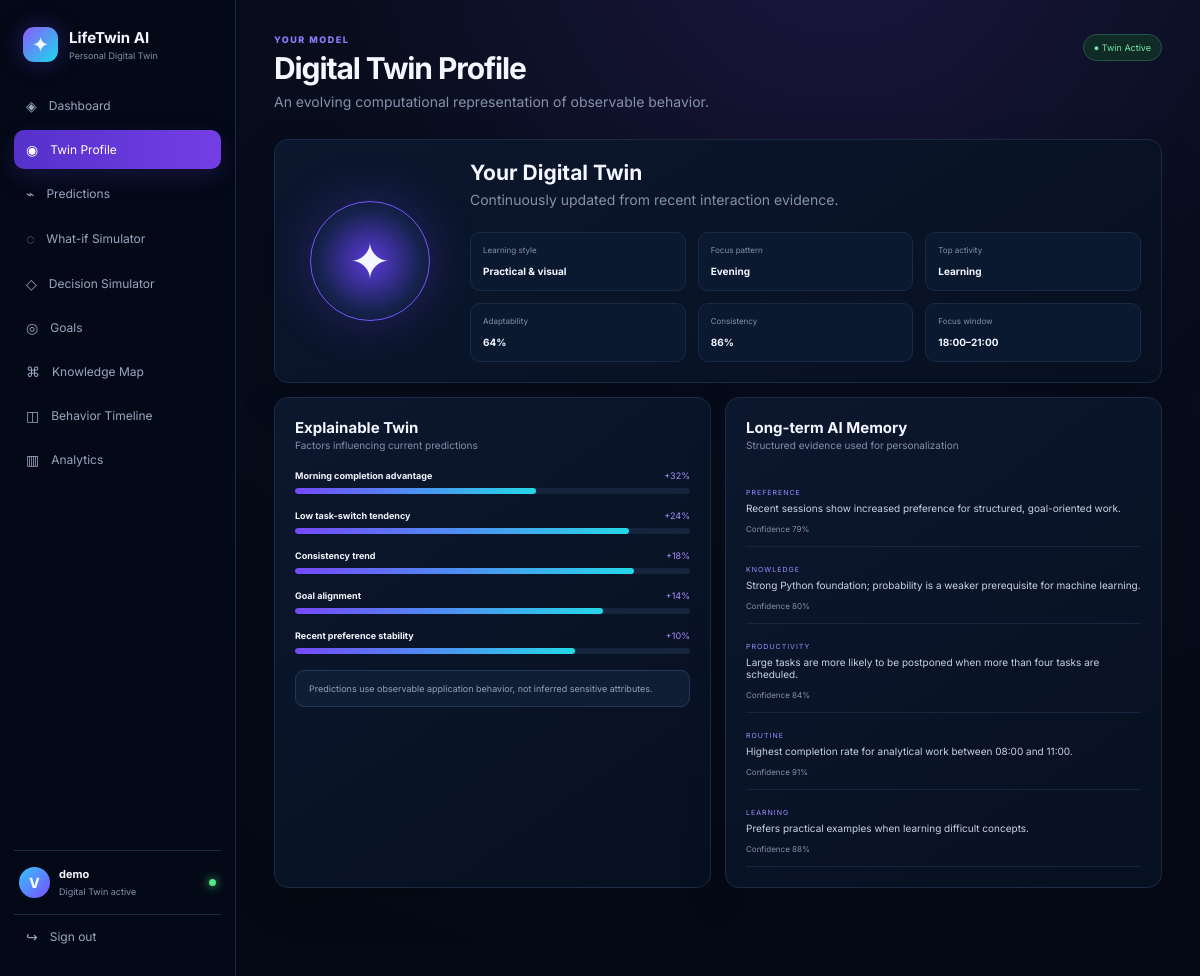
The app's page /twin (signed in) with its own data.
### tables this page shows
CREATE TABLE interactions (
 id INTEGER PRIMARY KEY AUTOINCREMENT,
 user_id INTEGER NOT NULL,
 event_date TEXT NOT NULL,
 task_type TEXT NOT NULL,
 duration_min REAL NOT NULL,
 task_switches INTEGER NOT NULL,
 completed INTEGER NOT NULL,
 difficulty INTEGER NOT NULL,
 help_requests INTEGER NOT NULL,
 hour INTEGER NOT NULL,
 FOREIGN KEY(user_id) REFERENCES users(id)
);

CREATE TABLE memories (
 id INTEGER PRIMARY KEY AUTOINCREMENT,
 user_id INTEGER NOT NULL,
 memory_type TEXT NOT NULL,
 content TEXT NOT NULL,
 confidence REAL NOT NULL DEFAULT .7,
 created_at TEXT DEFAULT CURRENT_TIMESTAMP,
 FOREIGN KEY(user_id) REFERENCES users(id)
);

### app/routes.py (the view)
@main.route("/twin")
@login_required
def twin():
    con=db();uid=session["uid"];p=profile(con,uid);f=factors(con,uid);mem=[dict(x) for x in con.execute("SELECT * FROM memories WHERE user_id=? ORDER BY id DESC",[uid]).fetchall()];con.close()
    return render_template("twin.html",profile=p,factors=f,memories=mem)

### app/db.py (called while the page is built)
def connect(path):
    con = sqlite3.connect(path)
    con.row_factory = sqlite3.Row
    return con

### app/routes.py (called while the page is built)
def db():
    from flask import current_app
    return connect(current_app.config["DATABASE"])

def login_required(fn):
    @wraps(fn)
    def wrapper(*a,**kw):
        return fn(*a,**kw) if "uid" in session else redirect(url_for("main.login"))
    return wrapper

@main.app_context_processor
def globals():
    return {"app_name":"LifeTwin AI","username":session.get("username","")}

### app/services.py (called while the page is built, shortened)
def get_df(con,uid):
    return pd.read_sql_query(
        "SELECT * FROM interactions WHERE user_id=? ORDER BY event_date",con,params=[uid]
    )

def clamp(x,lo=0,hi=1):
    return max(lo,min(hi,float(x)))

def factors(con,uid):
    p=profile(con,uid)
    return [
        ("Morning completion advantage",.86 if p["focus_pattern"]=="Morning" else .61,"+32%"),
        ("Low task-switch tendency",clamp(1-p["avg_switches"]/10),"+24%"),
        ("Consistency trend",p["consistency"],"+18%"),
        ("Goal alignment",.78,"+14%"),
        ("Recent preference stability",.71,"+10%")
    ]

### templates/twin.html
{% extends "base.html" %}{% block content %}
<header class="topbar"><div><div class="eyebrow">YOUR MODEL</div><h1>Digital Twin Profile</h1><p class="muted">An evolving computational representation of observable behavior.</p></div><span class="status-pill">● Twin Active</span></header>
<section class="panel twin-hero"><div class="twin-avatar"><div class="orb">✦</div></div><div class="twin-main"><h2>Your Digital Twin</h2><p class="muted">Continuously updated from recent interaction evidence.</p>
<div class="trait-grid">
<div><span>Learning style</span><b>{{profile.learning_style}}</b></div><div><span>Focus pattern</span><b>{{profile.focus_pattern}}</b></div><div><span>Top activity</span><b>{{profile.top_task}}</b></div><div><span>Adaptability</span><b>{{(profile.adaptability*100)|round|int}}%</b></div><div><span>Consistency</span><b>{{(profile.consistency*100)|round|int}}%</b></div><div><span>Focus window</span><b>{{profile.focus_window}}</b></div>
</div></div></section>
<section class="grid-2"><div class="panel"><div class="panel-head"><div><h2>Explainable Twin</h2><p class="muted">Factors influencing current predictions</p></div></div>
{% for name,val,weight in factors %}<div class="factor"><div><b>{{name}}</b><span>{{weight}}</span></div><div class="factor-bar"><i style="width:{{val*100}}%"></i></div></div>{% endfor %}
<div class="notice">Predictions use observable application behavior, not inferred sensitive attributes.</div></div>
<div class="panel"><div class="panel-head"><div><h2>Long-term AI Memory</h2><p class="muted">Structured evidence used for personalization</p></div></div>
{% for m in memories[:7] %}<div class="memory"><span>{{m.memory_type|upper}}</span><p>{{m.content}}</p><small>Confidence {{(m.confidence*100)|round|int}}%</small></div>{% endfor %}</div></section>{% endblock %}

### templates/base.html (shortened to what this page needs)
<!doctype html>
<html lang="en"><head>
<link rel="stylesheet" href="{{url_for('static',filename='css/style.css')}}">
</head><body>
<div class="app-shell">
<aside class="sidebar">
<div class="brand"><div class="brand-mark">✦</div><div><strong>LifeTwin AI</strong><span>Personal Digital Twin</span></div></div>
{% if session.get('uid') %}
<nav>
<a href="{{url_for('main.dashboard')}}" class="{{'active' if request.endpoint=='main.dashboard' else ''}}">◈ <span>Dashboard</span></a>
<a href="{{url_for('main.twin')}}" class="{{'active' if request.endpoint=='main.twin' else ''}}">◉ <span>Twin Profile</span></a>
<a href="{{url_for('main.predictions')}}" class="{{'active' if request.endpoint=='main.predictions' else ''}}">⌁ <span>Predictions</span></a>
<a href="{{url_for('main.whatif')}}" class="{{'active' if request.endpoint=='main.whatif' else ''}}">◌ <span>What-if Simulator</span></a>
<a href="{{url_for('main.decision')}}" class="{{'active' if request.endpoint=='main.decision' else ''}}">◇ <span>Decision Simulator</span></a>
<a href="{{url_for('main.goals_page')}}" class="{{'active' if request.endpoint=='main.goals_page' else ''}}">◎ <span>Goals</span></a>
<a href="{{url_for('main.knowledge')}}" class="{{'active' if request.endpoint=='main.knowledge' else ''}}">⌘ <span>Knowledge Map</span></a>
<a href="{{url_for('main.timeline_page')}}" class="{{'active' if request.endpoint=='main.timeline_page' else ''}}">◫ <span>Behavior Timeline</span></a>
<a href="{{url_for('main.analytics_page')}}" class="{{'active' if request.endpoint=='main.analytics_page' else ''}}">▥ <span>Analytics</span></a>
</nav>
<div class="sidebar-bottom"><div class="user-mini"><div class="avatar">V</div><div><b>{{username}}</b><span>Digital Twin active</span></div><i></i></div><a class="logout" href="{{url_for('main.logout')}}">↪ <span>Sign out</span></a></div>
{% endif %}
</aside>
<main class="main">
{% block content %}{% endblock %}
</main></div>
<script src="{{url_for('static',filename='js/app.js')}}"></script></body></html>

### static/css/style.css (style rules this page uses)
:root { --bg:#050b19;--panel:#0a1428;--line:#1b2a45;--text:#f4f7ff;--muted:#8491aa;--purple:#7c4dff;--cyan:#27d7ef;--green:#57e389;--red:#ff667d;--amber:#f3b64f }
* { box-sizing:border-box }
body { margin:0;background:radial-gradient(circle at 70% -10%,#1c1740 0,#070d1c 38%,#040813 100%);color:var(--text);font-family:Inter,system-ui,sans-serif;font-size:14px }
.app-shell { display:flex;min-height:100vh }
.sidebar { width:236px;background:rgba(4,10,23,.94);border-right:1px solid var(--line);padding:22px 14px;position:fixed;inset:0 auto 0 0;z-index:5 }
.brand { display:flex;align-items:center;gap:11px;padding:5px 9px 24px }
.brand-mark { width:35px;height:35px;border-radius:11px;background:linear-gradient(135deg,#8b5cf6,#1bd8ef);display:grid;place-items:center;font-size:21px;box-shadow:0 0 24px #6945ff55 }
.brand strong { display:block;font-size:15px }
.brand span { display:block;color:var(--muted);font-size:9px;margin-top:3px }
nav { display:grid;gap:5px }
nav a,.logout { display:flex;gap:12px;align-items:center;color:#9aa7bf;text-decoration:none;padding:11px 12px;border-radius:10px }
nav a.active { background:linear-gradient(90deg,#5531ca,#743ee5);color:white;box-shadow:0 8px 25px #6b40df30 }
nav a span,.logout span { font-size:12px }
.sidebar-bottom { position:absolute;bottom:20px;left:14px;right:14px }
.user-mini { border-top:1px solid var(--line);padding:16px 5px;display:flex;align-items:center;gap:9px }
.user-mini .avatar { width:31px;height:31px;border-radius:50%;display:grid;place-items:center;background:linear-gradient(135deg,#36c5ff,#7b4dff);font-weight:800 }
.user-mini b { font-size:11px;display:block }
.user-mini span { font-size:9px;color:var(--muted) }
.user-mini i { margin-left:auto;width:7px;height:7px;border-radius:50%;background:var(--green);box-shadow:0 0 10px var(--green) }
.logout { border-top:1px solid var(--line);border-radius:0;padding-top:13px }
.main { margin-left:236px;width:calc(100% - 236px);padding:34px 38px 60px;max-width:1500px }
.topbar { display:flex;justify-content:space-between;align-items:flex-start;margin-bottom:26px }
.topbar h1 { font-size:30px;letter-spacing:-1.1px;margin:5px 0 }
.eyebrow { font-size:9px;letter-spacing:1.5px;color:#8d7dff;font-weight:800 }
.muted { color:var(--muted);line-height:1.6;margin:0 }
.metric,.panel { background:linear-gradient(145deg,rgba(12,24,47,.96),rgba(7,16,32,.98));border:1px solid var(--line);border-radius:14px;box-shadow:0 15px 45px #00000024 }
.grid-2 { display:grid;grid-template-columns:1fr 1fr;gap:14px;margin-bottom:14px }
.panel { padding:20px;margin-bottom:14px }
.panel-head { display:flex;justify-content:space-between;align-items:center;margin-bottom:17px }
.panel-head h2 { font-size:15px;margin:0 }
.panel-head p { font-size:10px }
.notice { margin-top:14px;padding:11px 13px;background:#101e35;border:1px solid #243758;border-radius:9px;color:#91a0b9;font-size:9px;line-height:1.5 }
.status-pill { font-size:9px;color:#70e7a2;background:#102a25;border:1px solid #245747;padding:7px 10px;border-radius:999px }
.twin-hero { display:flex;gap:25px;align-items:center }
.twin-avatar { width:150px;height:150px;display:grid;place-items:center }
.orb { width:120px;height:120px;border-radius:50%;display:grid;place-items:center;font-size:50px;background:radial-gradient(circle,#5b3bdb,#15224b 62%,#091226);border:1px solid #7657ff;box-shadow:0 0 50px #6f48ff44 }
.twin-main { flex:1 }
.twin-main h2 { margin:0 0 4px }
.trait-grid { display:grid;grid-template-columns:repeat(3,1fr);gap:12px;margin-top:20px }
.trait-grid div { background:#0a1830;border:1px solid #192a45;border-radius:10px;padding:12px }
.trait-grid span,.timeline-grid span { display:block;color:var(--muted);font-size:8px;margin-bottom:6px }
.trait-grid b,.timeline-grid b { font-size:10px }
.factor { margin:16px 0 }
.factor>div:first-child { display:flex;justify-content:space-between;font-size:9px;margin-bottom:7px }
.factor>div:first-child span { color:#a58cff }
.factor-bar { height:6px;background:#16243d;border-radius:9px;overflow:hidden }
.factor-bar i { display:block;height:100%;background:linear-gradient(90deg,#7549ff,#25d9e7);border-radius:9px }
.memory { padding:11px 0;border-bottom:1px solid #172640 }
.memory span { font-size:7px;color:#9b8cff;letter-spacing:1px }
.memory p { font-size:10px;margin:4px 0;color:#c9d2e2 }
.memory small { font-size:8px;color:var(--muted) }

### records on screen
interactions: top_task "Learning"
memories: memory_type "PREFERENCE", content "Recent sessions show increased preference for structured, goal-oriented work.", (m.confidence*100)|round|int "79"
memories: memory_type "KNOWLEDGE", content "Strong Python foundation; probability is a weaker prerequisite for machine learning.", (m.confidence*100)|round|int "80"
memories: memory_type "PRODUCTIVITY", content "Large tasks are more likely to be postponed when more than four tasks are scheduled.", (m.confidence*100)|round|int "84"
memories: memory_type "ROUTINE", content "Highest completion rate for analytical work between 08:00 and 11:00.", (m.confidence*100)|round|int "91"
memories: memory_type "LEARNING", content "Prefers practical examples when learning difficult concepts.", (m.confidence*100)|round|int "88"

### other values on screen
{{ username }} "demo"
{{ profile.learning_style }} "Practical & visual"
{{ profile.focus_pattern }} "Evening"
{{ (profile.adaptability*100)|round|int }} "64"
{{ (profile.consistency*100)|round|int }} "86"
{{ profile.focus_window }} "18:00–21:00"
{{ name }} "Morning completion advantage" "Low task-switch tendency" "Consistency trend" "Goal alignment" "Recent preference stability"
{{ weight }} "+32%" "+24%" "+18%" "+14%" "+10%"
